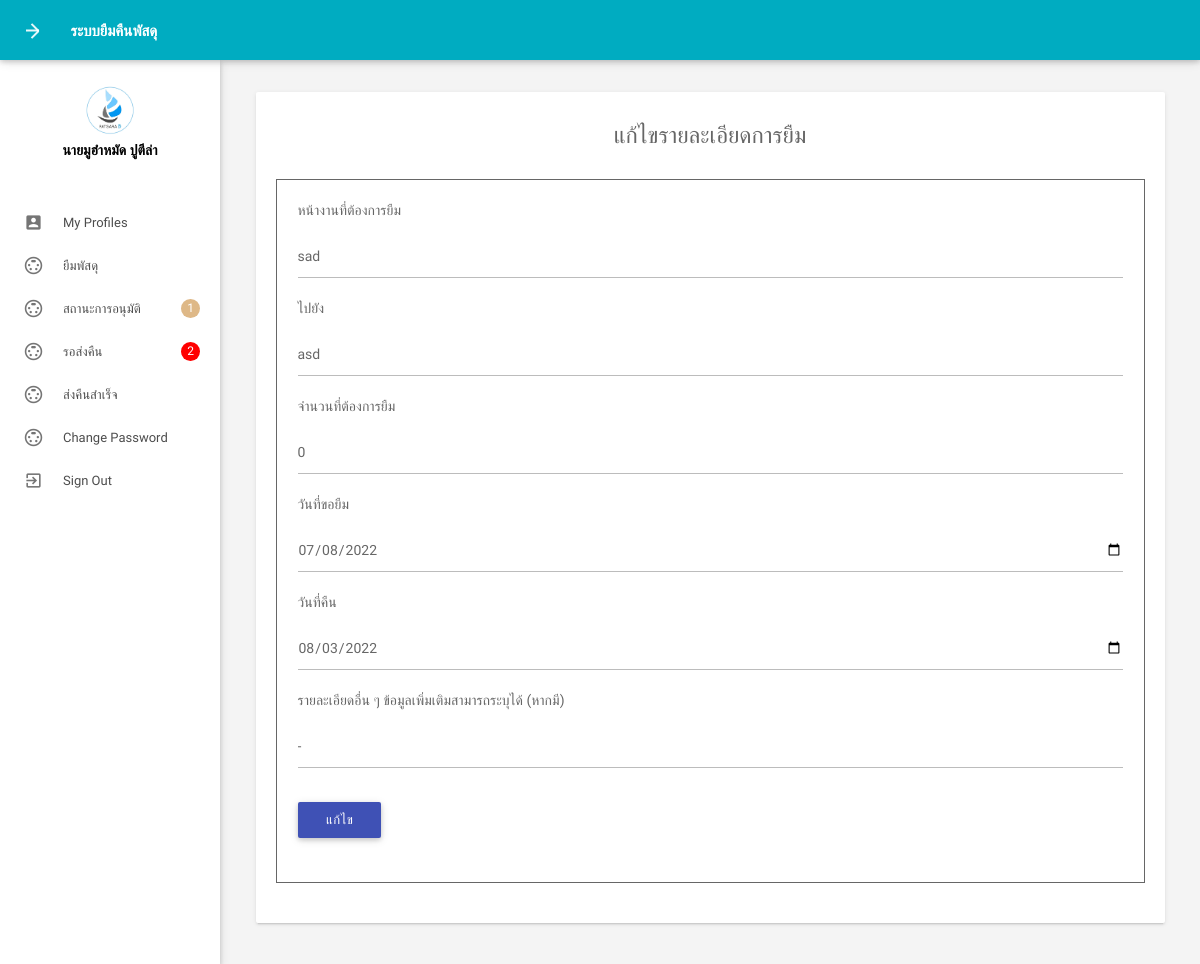
Screenshot of /edithistory.php?id=37 (signed in) with the database file from the repository.
### tables this page shows
CREATE TABLE `tblemployees` (
  `id` int(11) NOT NULL,
  `FirstName` varchar(150) NOT NULL,
  `LastName` varchar(150) NOT NULL,
  `EmailId` varchar(200) NOT NULL,
  `Password` varchar(180) NOT NULL,
  `Gender` varchar(100) NOT NULL,
  `Address` varchar(255) NOT NULL,
  `Phonenumber` char(11) NOT NULL,
  `RegDate` timestamp NOT NULL DEFAULT current_timestamp()
);

CREATE TABLE `tbborrow` (
  `BorrowId` int(11) NOT NULL,
  `Work1` varchar(150) NOT NULL,
  `Work2` varchar(150) NOT NULL,
  `BorrowAmount` int(4) NOT NULL,
  `BorrowRequest` date NOT NULL,
  `BorrowReturn` date NOT NULL,
  `Other` varchar(150) NOT NULL,
  `StatusBorrow` int(2) NOT NULL,
  `id` int(11) NOT NULL,
  `TypePercelIdAuto` int(8) NOT NULL,
  `TimeRequest` timestamp NOT NULL DEFAULT current_timestamp() ON UPDATE current_timestamp(),
  `NoteBorrow` varchar(150) NOT NULL,
  `refuseAmount` int(4) NOT NULL
);

### edithistory.php (the view, shortened to what this page needs)
<?php
include('includes/config.php');
$id = $_GET['id'];
$sql = " SELECT a.BorrowId,a.Work1,a.Work2,a.BorrowAmount,a.BorrowRequest
,a.BorrowReturn,a.Other,b.StatusBorrowName,c.TypePercelId,c.typePercelAmount
, c.TypePercelName,d.PercelName FROM tbborrow as a
INNER JOIN tbstatusborrow as b ON a.StatusBorrow = b.StatusBorrow
INNER JOIN tbtypepercel as c ON a.TypePercelIdAuto = c.TypePercelIdAuto
INNER JOIN tbpercel as d ON d.PercelIdAuto = c.PercelIdAuto
WHERE BorrowId=:id;";
$query = $dbh->prepare($sql);
$query->bindParam(':id', $id);
$query->execute();
$resultEdit = $query->fetch(PDO::FETCH_ASSOC);
?>
<!DOCTYPE html>
<html lang="en">
<head>
    <link type="text/css" rel="stylesheet" href="assets/plugins/materialize/css/materialize.min.css" />
    <link href="assets/plugins/material-preloader/css/materialPreloader.min.css" rel="stylesheet">
    <link href="assets/css/alpha.min.css" rel="stylesheet" type="text/css" />
    <link href="assets/css/custom.css" rel="stylesheet" type="text/css" />
    <link href="assets/plugins/datatables/css/jquery.dataTables.min.css" rel="stylesheet">
</head>
<body>
    <?php include('includes/header.php'); ?>
    <?php include('includes/sidebar.php'); ?>
    <main class="mn-inner">
        <div class="row">
            <div class="col s12 m12 l12">
                <div class="card">
                    <div class="card-content">
                        <h5 style="text-align:center;">แก้ไขรายละเอียดการยืม</h5>
                        <br>
                        <div class="row" style="border:solid; border-width:1.5px;">
                            <form class="col s12 m12 l12" style="margin-top:20px;" name="chngpwd" method="post">
                                <div class="row">
                                    <div class="col l12 s12 m12">
                                        หน้างานที่ต้องการยืม
                                    </div>
                                    <div class="input-field col l12 s12 m12">
                                        <input id="Work1" value="<?php echo $resultEdit['Work1']; ?>" type="text" class="validate" autocomplete="off" name="Work1" required>
                                    </div>
                                    <div class="col l12 s12 m12">
                                        ไปยัง
                                    </div>
                                    <div class="input-field col l12 s12 m12">
                                        <input id="Work2" type="text" value="<?php echo $resultEdit['Work2']; ?>" class="validate" autocomplete="off" name="Work2" required>
                                    </div>
                                    <div class="col l12 s12 m12">
                                        จำนวนที่ต้องการยืม
                                    </div>
                                    <div class="input-field col l12 s12 m12">
                                        <input id="BorrowAmount" type="number" value="<?php echo $resultEdit['BorrowAmount']; ?>" class="validate" autocomplete="off" name="BorrowAmount" required>
                                    </div>
                                    <div class="col l12 s12 m12">
                                        วันที่ขอยืม
                                    </div>
                                    <div class="input-field col l12 s12 m12">
                                        <input id="BorrowRequest" type="date" value="<?php echo $resultEdit['BorrowRequest']; ?>" class="validate" autocomplete="off" name="BorrowRequest" required>
                                    </div>
                                    <div class="col l12 s12 m12">
                                        วันที่คืน
                                    </div>
                                    <div class="input-field col l12 s12 m12">
                                        <input id="BorrowReturn" type="date" value="<?php echo $resultEdit['BorrowReturn']; ?>" class="validate" autocomplete="off" name="BorrowReturn" required>
                                    </div>
                                    <div class="col l12 s12 m12">
                                        รายละเอียดอื่น ๆ ข้อมูลเพิ่มเติมสามารถระบุได้ (หากมี)
                                    </div>
                                    <div class="input-field col l12 s12 m12">
                                        <input id="Other" type="text" class="validate" value="<?php echo $resultEdit['Other']; ?>" autocomplete="off" name="Other" required>
                                    </div>
                                    <div class="input-field col s12">
                                        <button type="submit" name="add" class="waves-effect waves-light btn indigo m-b-xs">แก้ไข</button>
                                    </div>
                                </div>
                            </form>
                        </div>
                    </div>
                </div>
            </div>
        </div>
    </main>
    </div>
    <div class="left-sidebar-hover"></div>
</body>
</html>

### includes/sidebar.php (shortened to what this page needs)
<aside id="slide-out" class="side-nav white fixed">
    <div class="side-nav-wrapper">
        <div class="center">
            <div class="sidebar-profile">
                <div class="sidebar-profile-image">
                    <img src="assets/images/icon-company.jpg" class="circle" alt="">
                </div>
                <div class="sidebar-profile-info">
                    <?php
                       $eid = $_SESSION['eid'];
                       $sql = "SELECT FirstName,LastName from  tblemployees where id=:eid";
                       $query = $dbh->prepare($sql);
                       $query->bindParam(':eid', $eid, PDO::PARAM_STR);
                       $query->execute();
                       $results = $query->fetchAll(PDO::FETCH_OBJ);
                       if ($query->rowCount() > 0) {
                           foreach ($results as $result) {               ?>
                            <p><?php echo htmlentities($result->FirstName . " " . $result->LastName); ?></p>
                    <?php }
                       } ?>
                </div>
            </div>
        </div>
        <ul class="sidebar-menu collapsible collapsible-accordion" data-collapsible="accordion">
            <li class="no-padding"><a class="waves-effect waves-grey" href="myprofile.php"><i class="material-icons">account_box</i>My Profiles</a></li>
            <li class="no-padding"><a class="waves-effect waves-grey" href="listpercel.php"><i class="material-icons">settings_input_svideo</i>ยืมพัสดุ</a></li>
            <li class="no-padding"><a class="waves-effect waves-grey" href="listhistory.php"><i class="material-icons">settings_input_svideo</i>สถานะการอนุมัติ
            <?php
                       $id=$_SESSION['eid'];
                       $sqlCount2 = "SELECT COUNT(StatusBorrow) as StatusBorrow FROM tbborrow WHERE StatusBorrow = 1 AND BorrowAmount > 0 AND id=:id";
                       $queryCount2 = $dbh->prepare($sqlCount2);
                       $queryCount2->bindParam(':id', $id);
                       $queryCount2->execute();
                       $resultsCount2 = $queryCount2->fetch(PDO::FETCH_ASSOC);
                       if ($resultsCount2['StatusBorrow'] > 0) { ?>
                        <span style="border-radius: 50%; background-color:burlywood; color:white;" class="badge"><?php echo $resultsCount2['StatusBorrow']; ?></span>
                    <?php }
                       ?>
           </a></li>
            <li class="no-padding"><a class="waves-effect waves-grey" href="returnpercel.php"><i class="material-icons">settings_input_svideo</i>รอส่งคืน
                    <?php
                       $sqlCount1 = "SELECT COUNT(StatusBorrow) as StatusBorrow FROM tbborrow WHERE StatusBorrow = 2 AND BorrowAmount > 0 AND id=:id";
                       $queryCount1 = $dbh->prepare($sqlCount1);
                       $queryCount1->bindParam(':id', $id);
                       $queryCount1->execute();
                       $resultsCount1 = $queryCount1->fetch(PDO::FETCH_ASSOC);
                       if ($resultsCount1['StatusBorrow'] > 0) { ?>
                        <span style="border-radius: 50%; background-color:red; color:white;" class="badge"><?php echo $resultsCount1['StatusBorrow']; ?></span>
                    <?php }
                       ?>
                </a></li>
            <li class="no-padding"><a class="waves-effect waves-grey" href="returnpercellsuccess.php"><i class="material-icons">settings_input_svideo</i>ส่งคืนสำเร็จ</a></li>
            <li class="no-padding"><a class="waves-effect waves-grey" href="emp-changepassword.php"><i class="material-icons">settings_input_svideo</i>Change Password</a></li>
            <li class="no-padding">
                <a class="waves-effect waves-grey" onclick="return confirm('แน่ใจหรือไหมที่จะออกจากระบบ ?');" href="logout.php"><i class="material-icons">exit_to_app</i>Sign
                    Out</a>
            </li>
        </ul>
    </div>
</aside>

### edithistory.php (style rules this page uses)
body { font-family: 'IBM Plex Sans Thai Looped', sans-serif; }

### rows the page displays
tblemployees: FirstName+LastName "นายมูฮำหมัด ปูตีล่า"
tbborrow: Work1 "sad", Work2 "asd", BorrowAmount "0", BorrowRequest "07/08/2022", BorrowReturn "08/03/2022", Other "-"

### other values shown
$resultsCount2['StatusBorrow'] "1"
$resultsCount1['StatusBorrow'] "2"
